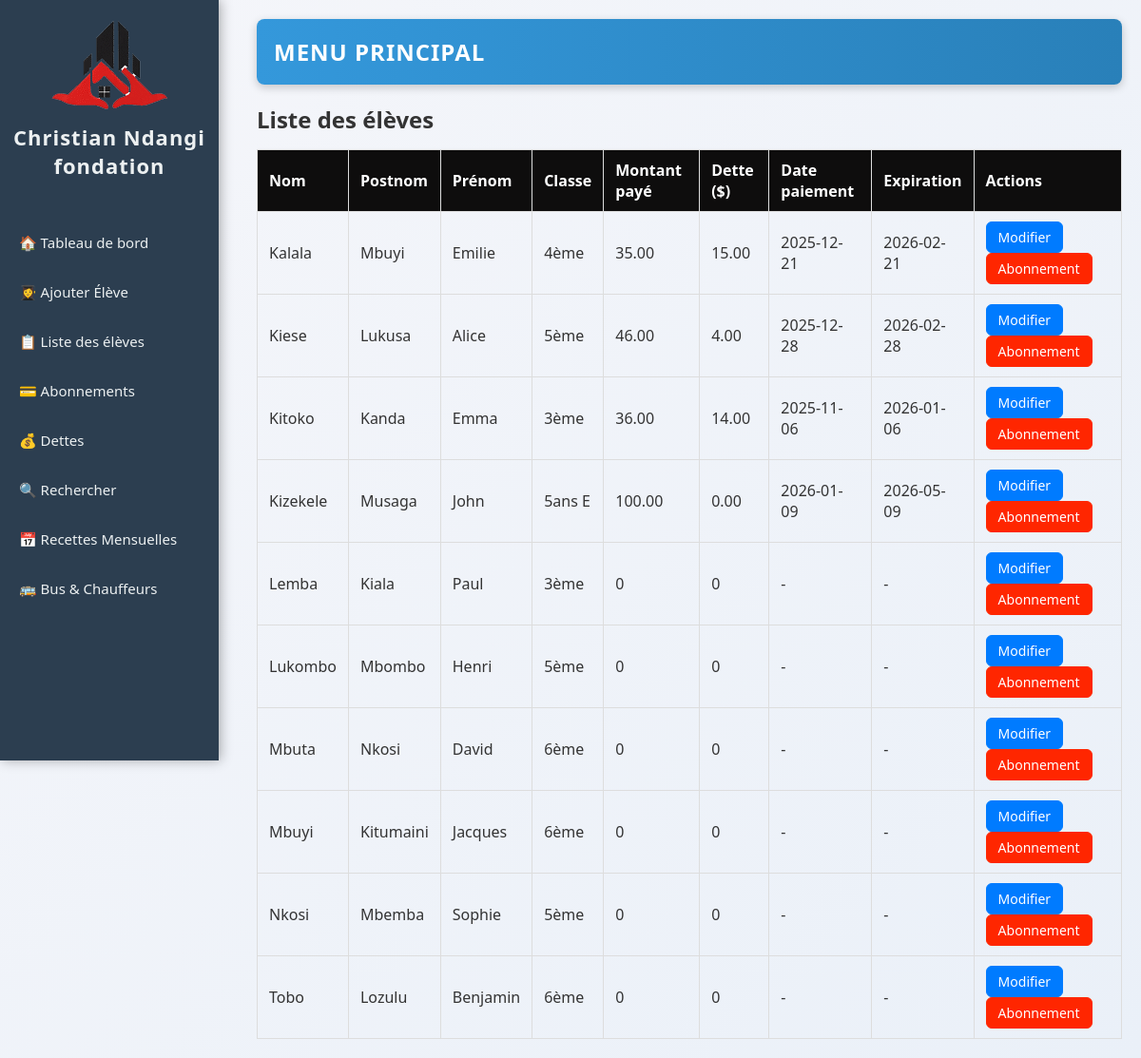
The app's page /.history/index_20251113113732.php with its own data.
### tables this page shows
CREATE TABLE `abonnements` (
  `id` int(11) NOT NULL AUTO_INCREMENT,
  `eleve_id` int(11) NOT NULL,
  `montant` decimal(10,2) NOT NULL,
  `date_paiement` date NOT NULL,
  `date_expiration` date NOT NULL,
  `dette` decimal(10,2) DEFAULT 0.00,
  PRIMARY KEY (`id`),
  KEY `eleve_id` (`eleve_id`),
  CONSTRAINT `abonnements_ibfk_1` FOREIGN KEY (`eleve_id`) REFERENCES `eleves` (`id`) ON DELETE CASCADE
);

CREATE TABLE `eleves` (
  `id` int(11) NOT NULL AUTO_INCREMENT,
  `nom` varchar(50) NOT NULL,
  `postnom` varchar(50) DEFAULT NULL,
  `prenom` varchar(50) NOT NULL,
  `avenue` varchar(100) DEFAULT NULL,
  `quartier` enum('Salongo','Gombele','Madrendele') DEFAULT NULL,
  `commune` enum('Lemba','Matete','Ngaba') DEFAULT NULL,
  `ecole` varchar(100) DEFAULT NULL,
  `cycle` enum('Maternelle','Primaire','Secondaire','Humanité') DEFAULT NULL,
  `classe` varchar(50) DEFAULT NULL,
  `age` int(11) DEFAULT NULL,
  `sexe` enum('M','F') DEFAULT NULL,
  `point_arret` enum('Kamutsha','Kilidja','Garage','Igota Nzambi','Musudja','Station Salongo','Route ByPass','Route Biangana') DEFAULT NULL,
  `parent_nom` varchar(100) DEFAULT NULL,
  `parent_tel` varchar(10) DEFAULT NULL,
  `date_ajout` datetime DEFAULT current_timestamp(),
  PRIMARY KEY (`id`)
);

### .history/index_20251113113732.php (the view, shortened to what this page needs)
<?php
require 'db/database.php';
$stmt = $pdo->query("
    SELECT e.*,
           a.montant, a.date_paiement, a.date_expiration, a.dette
    FROM eleves e
    LEFT JOIN abonnements a ON e.id = a.eleve_id
    ORDER BY e.nom ASC, e.postnom ASC, e.prenom ASC
");
$eleves = $stmt->fetchAll(PDO::FETCH_ASSOC);
?>
<!DOCTYPE html>
<html lang="fr">
<head>
    <link rel="stylesheet" href="css/style.css">
</head>
<body>
    <?php include 'sidebar.php'; ?>
    <div class="main-content">
        <header>Menu principal</header>
        <h2>Liste des élèves</h2>
        <table>
            <tr>
                <th>Nom</th>
                <th>Postnom</th>
                <th>Prénom</th>
                <th>Classe</th>
                <th>Montant payé</th>
                <th>Dette ($)</th>
                <th>Date paiement</th>
                <th>Expiration</th>
                <th>Actions</th>
            </tr>
            <?php if (!empty($eleves)): ?>
                <?php foreach($eleves as $e): ?>
                <tr>
                    <td><?= htmlspecialchars($e['nom']) ?></td>
                    <td><?= htmlspecialchars($e['postnom']) ?></td>
                    <td><?= htmlspecialchars($e['prenom']) ?></td>
                    <td><?= htmlspecialchars($e['classe']) ?></td>
                    <td><?= $e['montant'] ?? 0 ?></td>
                    <td><?= $e['dette'] ?? 0 ?></td>
                    <td><?= $e['date_paiement'] ?? '-' ?></td>
                    <td><?= $e['date_expiration'] ?? '-' ?></td>
                    <td>
                        <a class="btn bleu" href="ajouter_eleve.php?id=<?= $e['id'] ?>">Modifier</a>
                        <a class="btn rouge" href="gerer_abonnement.php?eleve_id=<?= $e['id'] ?>">Abonnement</a>
                    </td>
                </tr>
                <?php endforeach; ?>
            <?php else: ?>
                <tr><td colspan="9">Aucun élève trouvé.</td></tr>
            <?php endif; ?>
        </table>
    </div>
</body>
</html>

### css/style.css (style rules this page uses)
* { box-sizing: border-box; margin: 0; padding: 0; transition: all 0.3s ease-in-out; }
body { font-family: "Segoe UI", Arial, sans-serif; background: linear-gradient(135deg, #f5f6fa 0%, #eaf0f8 100%); display: flex; min-height: 100vh; color: #333; overflow-x: hidden; }
.main-content { margin-left: 230px; width: calc(100% - 230px); padding: 20px; animation: fadeIn 0.6s ease-in-out; }
header { background: linear-gradient(90deg, #3498db, #2980b9); color: white; padding: 18px; border-radius: 8px; margin-bottom: 20px; box-shadow: 0 3px 10px rgba(0,0,0,0.2); text-transform: uppercase; letter-spacing: 1px; }
table { width: 100%; border-collapse: collapse; margin-top: 20px; animation: fadeIn 0.6s ease; }
table, th, td { border: 1px solid #ddd; transition: all 0.3s ease; }
th, td { padding: 12px; text-align: center; transition: background 0.3s, transform 0.3s; }
th { background-color: #2c3e50; color: white; }

### .history/index_20251113113732.php (style rules this page uses)
.btn { display: inline-block; font-size: 14px; font-weight: 500; padding: 6px 12px; border-radius: 6px; text-decoration: none; transition: all 0.3s ease; margin-right: 5px; text-align: center; min-width: 80px; }
.btn.bleu { background-color: #007bff; color: #fff; border: 1px solid #007bff; }
.btn.rouge { background-color: #FF2600; color: #fff; border: 1px solid #FF2600; }
table { width: 100%; border-collapse: collapse; margin-top: 15px; }
table th, table td { padding: 10px 12px; text-align: left; border-bottom: 1px solid #ddd; }
table th { background-color: #0E0D0DFF; color: #fff; font-weight: 600; }
.main-content { padding: 20px; margin-left: 250px; }
header { font-size: 24px; font-weight: bold; margin-bottom: 20px; }
h2 { margin-bottom: 15px; }

### records on screen
abonnements: eleve.nom "Kalala", eleve.postnom "Mbuyi", eleve.prenom "Emilie", eleve.classe "4ème", montant "35.00", dette "15.00", date_paiement "2025-12-21", date_expiration "2026-02-21"
abonnements: eleve.nom "Kiese", eleve.postnom "Lukusa", eleve.prenom "Alice", eleve.classe "5ème", montant "46.00", dette "4.00", date_paiement "2025-12-28", date_expiration "2026-02-28"
abonnements: eleve.nom "Kitoko", eleve.postnom "Kanda", eleve.prenom "Emma", eleve.classe "3ème", montant "36.00", dette "14.00", date_paiement "2025-11-06", date_expiration "2026-01-06"
abonnements: eleve.nom "Kizekele", eleve.postnom "Musaga", eleve.prenom "John", eleve.classe "5ans E", montant "100.00", dette "0.00", date_paiement "2026-01-09", date_expiration "2026-05-09"
eleves: nom "Lemba", postnom "Kiala", prenom "Paul", classe "3ème", montant "0", dette "0", date_paiement "-", date_expiration "-"
eleves: nom "Lukombo", postnom "Mbombo", prenom "Henri", classe "5ème", montant "0", dette "0", date_paiement "-", date_expiration "-"
eleves: nom "Mbuta", postnom "Nkosi", prenom "David", classe "6ème", montant "0", dette "0", date_paiement "-", date_expiration "-"
eleves: nom "Mbuyi", postnom "Kitumaini", prenom "Jacques", classe "6ème", montant "0", dette "0", date_paiement "-", date_expiration "-"
eleves: nom "Nkosi", postnom "Mbemba", prenom "Sophie", classe "5ème", montant "0", dette "0", date_paiement "-", date_expiration "-"
eleves: nom "Tobo", postnom "Lozulu", prenom "Benjamin", classe "6ème", montant "0", dette "0", date_paiement "-", date_expiration "-"
